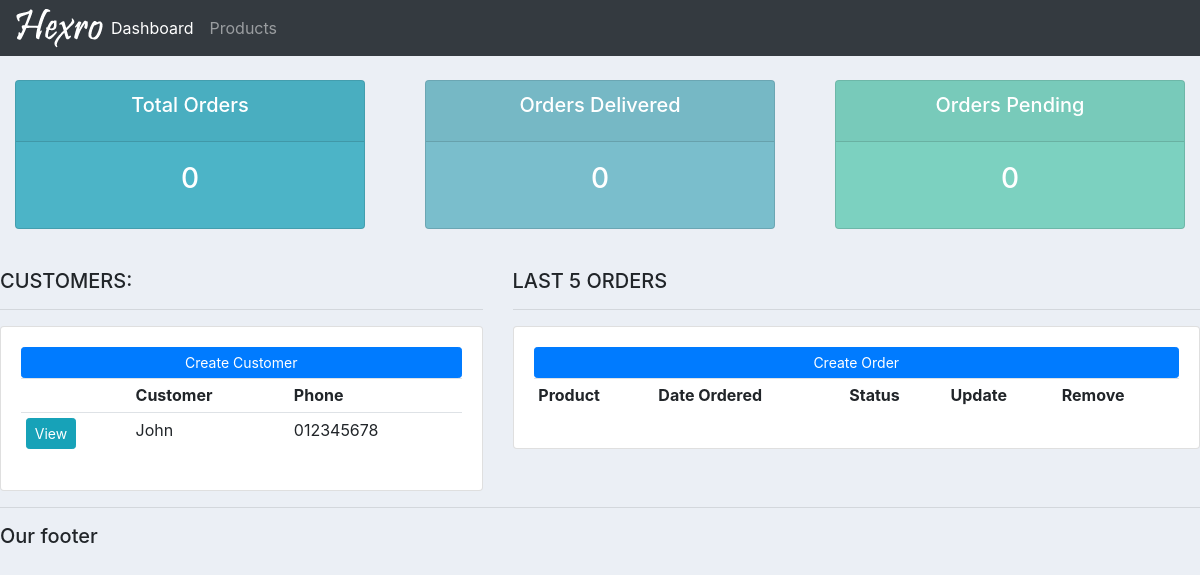
The app's page /, older data.
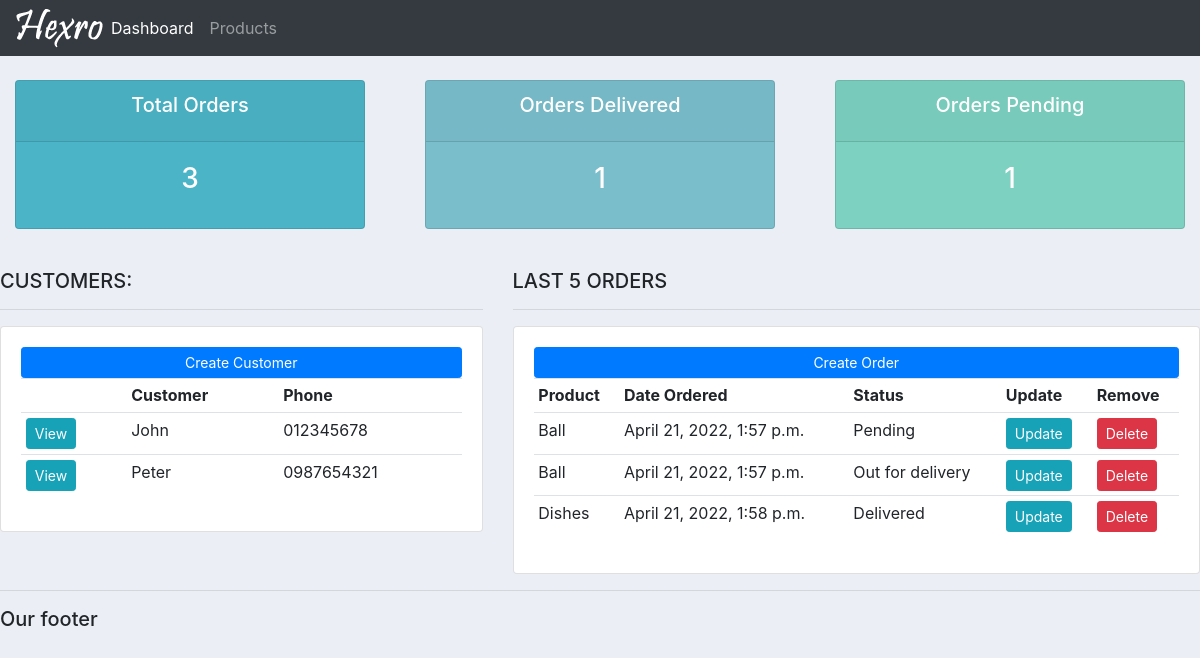
The same page, newer data.
### accounts/models.py (models this page shows, shortened)
class Customer(models.Model):
    name = models.CharField(max_length=200, null=True)
    phone = models.CharField(max_length=200, null=True)
    email = models.CharField(max_length=200, null=True)
    date_created = models.DateTimeField(auto_now_add=True, null=True)

class Order(models.Model):
    STATUS = (
        ('Pending', 'Pending'),
        ('Out for delivery', 'Out for delivery'),
        ('Delivered', 'Delivered'),
    )
    customer = models.ForeignKey(
        Customer, null=True, on_delete=models.SET_NULL)
    product = models.ForeignKey(Product, null=True, on_delete=models.SET_NULL)
    date_created = models.DateTimeField(auto_now_add=True, null=True)
    status = models.CharField(max_length=200, null=True, choices=STATUS)

class Product(models.Model):
    CATEGORY = (
        ('Indoor', 'Indoor'),
        ('Out Door', 'Out Door')
    )
    name = models.CharField(max_length=200, null=True)
    price = models.FloatField(null=True)
    category = models.CharField(max_length=200, null=True, choices=CATEGORY)
    description = models.CharField(max_length=200, null=True)
    date_created = models.DateTimeField(auto_now_add=True, null=True)
    tags = models.ManyToManyField(Tag)
    def __str__(self):
        return self.name

### accounts/views.py (the view)
# urls.py: path('', views.home, name='home'),
def home(request):
    orders = Order.objects.all()
    customers = Customer.objects.all()
    total_customers = customers.count()
    total_orders = orders.count()
    delivered = orders.filter(status='Delivered').count()
    pending = orders.filter(status='Pending').count()
    context = {'orders': orders, 'customers': customers,
               'total_customers': total_customers, 'total_orders': total_orders, 'delivered': delivered, 'pending': pending}
    return render(request, 'accounts/dashboard.html', context)

### accounts/templates/accounts/dashboard.html
{% extends 'accounts/main.html' %}
{% block content %}
{% include 'accounts/status.html' %}
<br>
<div class="row">
    <div class="col-md-5">
        <h5>CUSTOMERS: </h5>
        <hr>
        <div class="card card-body">
            <a href="" class="btn btn-primary  btn-sm btn-block">Create Customer</a>
            <table class="table table-sm">
                <tr>
                    <th></th>
                    <th>Customer</th>
                    <th>Phone</th>
                </tr>
                {% for customer in customers %}
                    <tr>
                        <td><a href="{% url 'customer' customer.id %}" class="btn btn-info btn-sm">View</a></td>
                        <td>{{customer.name}}</td>
                        <td>{{customer.phone}}</td>
                    </tr>
                {% endfor %}
            </table>
        </div>
    </div>
    <div class="col-md-7">
        <h5>LAST 5 ORDERS</h5>
        <hr>
        <div class="card card-body">
            <a href="{% url 'create_order' %}" class="btn btn-primary btn-sm btn-block">Create Order</a>
            <table class="table table-sm">
                <tr>
                    <th>Product</th>
                    <th>Date Ordered</th>
                    <th>Status</th>
                    <th>Update</th>
                    <th>Remove</th>
                </tr>
                {% for order in orders %}
                    <tr>
                        <td>{{order.product}}</td>
                        <td>{{order.date_created}}</td>
                        <td>{{order.status}}</td>
                        <td><a class="btn btn-sm btn-info" href="{% url 'update_order' order.id %}">Update</a></td>
                        <td><a class="btn btn-sm btn-danger" href="{% url 'delete_order' order.id %}">Delete</a></td>
                    </tr>
                {% endfor %}
            </table>
        </div>
    </div>
</div>
{% endblock content %}

### accounts/templates/accounts/main.html (shortened to what this page needs)
{% load static %}
<!DOCTYPE html>
<html lang="en">
<head>
    <link rel="stylesheet" href="https://cdn.jsdelivr.net/npm/bootstrap@4.3.1/dist/css/bootstrap.min.css">
    <link rel="stylesheet" type="text/css" href="{% static '/css/main.css' %}">
</head>
<body>
    {% include "accounts/navbar.html" %}
    {% block content %}
    {% endblock %}
    {% include "accounts/footer.html" %}
</body>
</html>

### accounts/templates/accounts/navbar.html (shortened to what this page needs)
{% load static %}
<nav class="navbar navbar-expand-lg navbar-dark bg-dark">
    <a href="{% url 'home' %}"><img src="{% static 'images/logo.png' %}"></a>
    <div class="collapse navbar-collapse" id="navbarNav">
        <ul class="navbar-nav">
            <li class="nav-item active">
            <a class="nav-link" href="{% url 'home' %}">Dashboard</a>
            </li>
            <li class="nav-item">
            <a class="nav-link" href="{% url 'products' %}">Products</a>
            </li>
        </ul>
    </div>
</nav>

### accounts/templates/accounts/status.html
<br>
<div class="row">
	<div class="col">
		<div class="col-md">
			<div class="card text-center text-white  mb-3" id="total-orders">
			    <div class="card-header">
			    	<h5 class="card-title">Total Orders</h5>
			    </div>
			    <div class="card-body">
			    	<h3 class="card-title">{{total_orders}}</h3>
			    </div>
			</div>
		</div>
	</div>
	<div class="col">
		<div class="col-md">
			<div class="card text-center text-white  mb-3" id="orders-delivered">
			    <div class="card-header">
			    	<h5 class="card-title">Orders Delivered</h5>
			    </div>
			    <div class="card-body">
			    	<h3 class="card-title">{{delivered}}</h3>
			    </div>
			</div>
		</div>
	</div>
	<div class="col">
		<div class="col-md">
			<div class="card text-center text-white  mb-3" id="orders-pending">
			    <div class="card-header">
			        <h5 class="card-title">Orders Pending</h5>
			    </div>
			    <div class="card-body">
			    	<h3 class="card-title">{{pending}}</h3>
			    </div>
			</div>
		</div>
	</div>
</div>

### accounts/templates/accounts/footer.html
<hr>
<h5>Our footer</h5>

### static/css/main.css (style rules this page uses)
body { background-color: #ebeff5; }
#total-orders { background-color: #4cb4c7; }
#orders-delivered { background-color: #7abecc; }
#orders-pending { background-color: #7CD1C0; }

Row changes from the older to the newer data that the page shows:
added Customer: name "Peter", phone "0987654321"
added Order: product "Ball", date_created "April 21, 2022, 1:57 p.m.", status "Pending"
added Order: product "Ball", date_created "April 21, 2022, 1:57 p.m.", status "Out for delivery"
added Order: product "Dishes", date_created "April 21, 2022, 1:58 p.m.", status "Delivered"
Text that changed along with them:
{{ total_orders }}: "0" → "3"
{{ delivered }}: "0" → "1"
{{ pending }}: "0" → "1"
